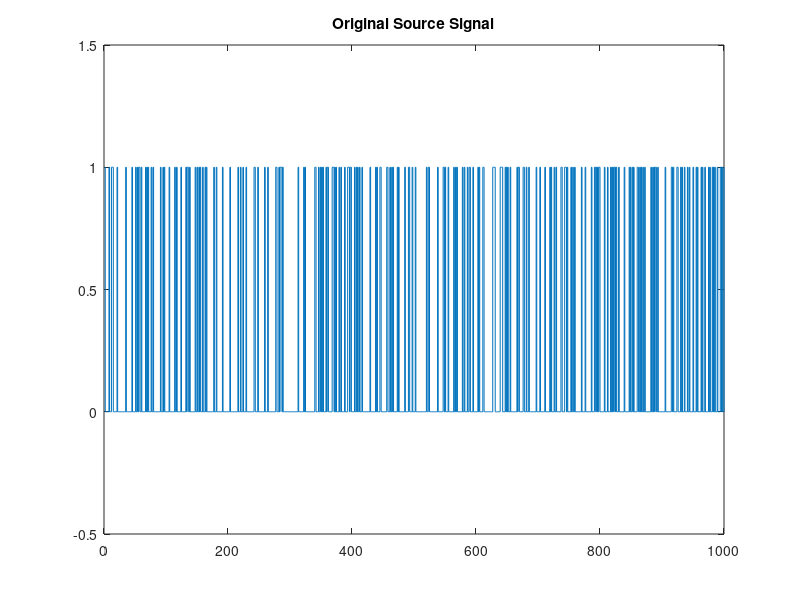
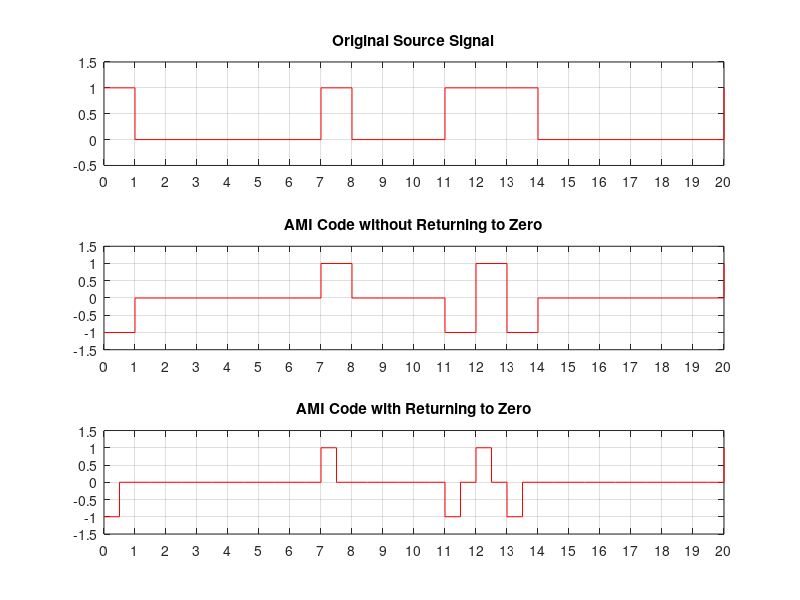
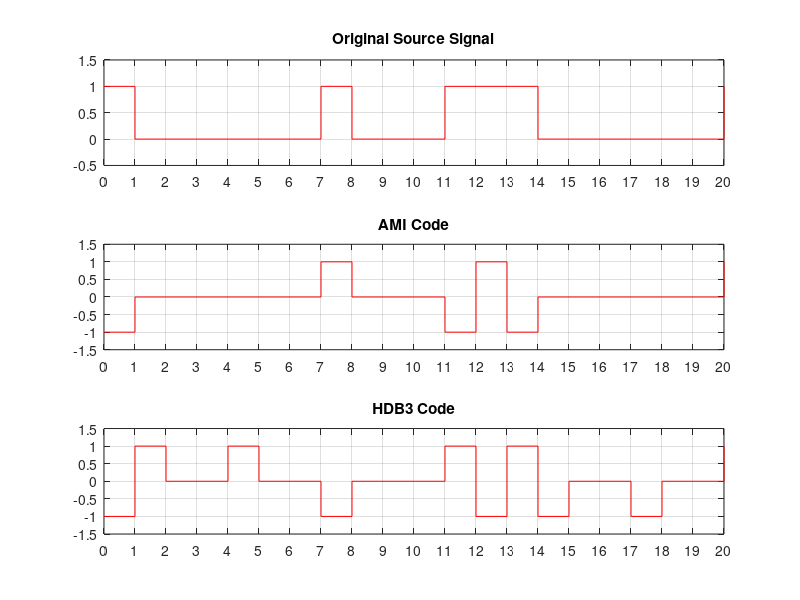
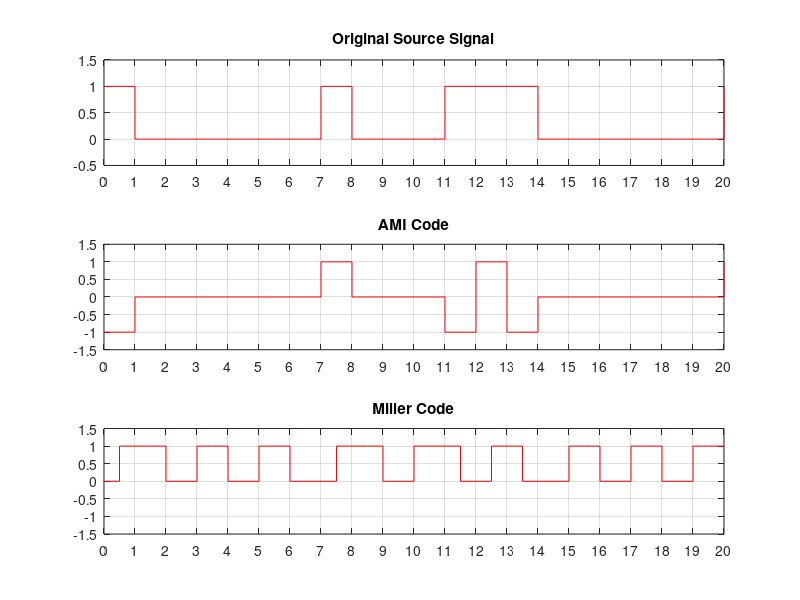

Write the MATLAB code that produced these figures, in order.
% Created by Huang Lu, Department of Electronic Engineering, Tsinghua University
% 2015/10/30, Friday, Beijing
% Code for Homework 3 of Communication and Network

% Generate the Source Signal
clear all; close all; clc;
p0 = 0.8;                       % Probability of 0
x0 = rand(1,1000);              % Uniform Distribution in [0,1]
x0(x0<p0) = 0;                  % Get the Source Signal
x0(x0>=p0) = 1;
figure(1); stairs(x0);          % Figure of the Original Signal
title('Original Source Signal')
set(gca,'Ylim', [-0.5, 1.5])

% AMI Code
c1 = [1, 0];
c2 = [0, 0];
c3 = [-1, 0];
AMI_code = zeros(1, 1000);    % AMI Code without Returning to 0
AMI_code0 = zeros(1, 2000);   % AMI Code with Returning to 0
f1 = x0(1);                 % Initial the fk, fk = fk-1 = x(0)    
for m = 1:1:1000
    f0 = f1;                    % Update fk-1
    f1 = ~(x0(m)==f0);          % Update fk
    if x0(m) == 0               % Get AMI Code
        AMI_code0(2*m-1:2*m) = c2;
        AMI_code(m) = 0;
    else
        if f1 == 1
            AMI_code0(2*m-1:2*m) = c1;
            AMI_code(m) = 1;
        else
            AMI_code0(2*m-1:2*m) = c3;
            AMI_code(m) = -1;
        end
    end
    
end
figure(2); 
subplot(3,1,1); stairs(x0(1:21),'r'); % Figure of the Original Signal
title('Original Source Signal')
set(gca,'Ylim', [-0.5, 1.5])
set(gca,'Xlim', [1, 21])
set(gca,'xtick',[1:1:21],'xticklabel',[0:1:20]) 
grid on;
subplot(3,1,2); stairs(AMI_code(1:21),'r'); % Figure of the AMI Code without Returning to 0
title('AMI Code without Returning to Zero')
set(gca,'Ylim', [-1.5, 1.5])
set(gca,'Xlim', [1, 21])
set(gca,'xtick',[1:1:21],'xticklabel',[0:1:20]) 
grid on;
subplot(3,1,3); stairs(AMI_code0(1:41),'r');% Figure of the AMI Code with Returning to 0
title('AMI Code with Returning to Zero')
set(gca,'Ylim', [-1.5, 1.5])
set(gca,'Xlim', [1, 41])
set(gca,'xtick',[1:2:41],'xticklabel',[0:1:20]) 
grid on;

% HDB3 Code
HDB3_code = AMI_code;
h1 = [1, 0, 0, 1];
h2 = [-1, 0, 0, -1];
for m = 1:997
    if HDB3_code(m+3) ~= 0
        for n = m+2:-1:1
            if HDB3_code(n) ~= 0
                flag = HDB3_code(n);
                if  HDB3_code(m+3) == flag
                    HDB3_code(m+3) = -flag;
                end
                break;
            end
        end
    end
    if HDB3_code(m:m+3) == [0, 0, 0, 0]
        if m == 1
            HDB3_code(m:m+3) = h1;
        else
            if HDB3_code(m-1) == 1
                HDB3_code(m:m+3) = h2;
            else 
                HDB3_code(m:m+3) = h1;
            end
        end
    end
end
figure(3);
subplot(3,1,1); stairs(x0(1:21),'r'); % Figure of the Original Signal
title('Original Source Signal')
set(gca,'Ylim', [-0.5, 1.5])
set(gca,'Xlim', [1, 21])
set(gca,'xtick',[1:1:21],'xticklabel',[0:1:20]) 
grid on;
subplot(3,1,2); stairs(AMI_code(1:21),'r'); % Figure of the AMI Code
title('AMI Code')
set(gca,'Ylim', [-1.5, 1.5])
set(gca,'Xlim', [1, 21])
set(gca,'xtick',[1:1:21],'xticklabel',[0:1:20]) 
grid on;
subplot(3,1,3); stairs(HDB3_code(1:21),'r');% Figure of the HDB3 Code
title('HDB3 Code')
set(gca,'Ylim', [-1.5, 1.5])
set(gca,'Xlim', [1, 21])
set(gca,'xtick',[1:1:21],'xticklabel',[0:1:20]) 
grid on;

% Miller Code
Miller_code = zeros(1, 2000);
m = 1;
while(m<=1000)
    if x0(m) == 1
        if m > 1
            if Miller_code(2*m-2) == 1;
                Miller_code(2*m-1:2*m) = [1, 0];
            else
                Miller_code(2*m-1:2*m) = [0, 1];
            end
        else
            Miller_code(2*m-1:2*m) = [0, 1];
        end
        m = m + 1;
    elseif (m < 1000) & (x0(m:m+1) == [0, 0])
        if m > 1
            if Miller_code(2*m-2) == x0(m-1)
                Miller_code(2*m-1:2*m+2) = [1, 1, 0, 0];
            else
                Miller_code(2*m-1:2*m+2) = [0, 0, 1, 1];
            end
        else
            Miller_code(2*m-1:2*m+2) = [0, 0, 1, 1];
        end
        m = m + 2;
    else
        if m > 1
            if Miller_code(2*m-2) ~= x0(m-1)
                Miller_code(2*m-1:2*m) = [0, 0];
            else
                Miller_code(2*m-1:2*m) = [1, 1];
            end
        else
            Miller_code(2*m-1:2*m) = [0, 0];
        end
        m = m + 1;
    end
end
figure(4);
subplot(3,1,1); stairs(x0(1:21),'r'); % Figure of the Original Signal
title('Original Source Signal')
set(gca,'Ylim', [-0.5, 1.5])
set(gca,'Xlim', [1, 21])
set(gca,'xtick',[1:1:21],'xticklabel',[0:1:20]) 
grid on;
subplot(3,1,2); stairs(AMI_code(1:21),'r'); % Figure of the AMI Code
title('AMI Code')
set(gca,'Ylim', [-1.5, 1.5])
set(gca,'Xlim', [1, 21])
set(gca,'xtick',[1:1:21],'xticklabel',[0:1:20]) 
grid on;
subplot(3,1,3); stairs(Miller_code(1:41),'r');% Figure of the Miller Code
title('Miller Code')
set(gca,'Ylim', [-1.5, 1.5])
set(gca,'Xlim', [1, 41])
set(gca,'xtick',[1:2:41],'xticklabel',[0:1:20]) 
grid on;

% Power Spectrum Density
figure(5)
X0 = fftshift(fft(x0));
subplot(2,2,1); plot(abs(X0))
title('Power Spectrum Density of Original Signal');
xlabel('Frequency(\omega)'), ylabel('Power Spectrum')
set(gca,'xtick',[0:250:1000],'xticklabel',{'-\pi', '-\pi/2', '0','\pi/2','\pi'}) 
X_AMI = fftshift(fft(AMI_code0));
subplot(2,2,2); plot(abs(X_AMI))
title('Power Spectrum Density of AMI Code with Returing Zero');
xlabel('Frequency(\omega)'), ylabel('Power Spectrum')
set(gca,'xtick',[0:500:2000],'xticklabel',{'-\pi', '-\pi/2', '0','\pi/2','\pi'})
X_HDB3 = fftshift(fft(HDB3_code));
subplot(2,2,3); plot(abs(X_HDB3))
title('Power Spectrum Density of HDB3 Code');
xlabel('Frequency(\omega)'), ylabel('Power Spectrum')
set(gca,'xtick',[0:250:1000],'xticklabel',{'-\pi', '-\pi/2', '0','\pi/2','\pi'}) 
X_Miller = fftshift(fft(Miller_code));
subplot(2,2,4); plot(abs(X_Miller))
title('Power Spectrum Density of Miller Code');
xlabel('Frequency(\omega)'), ylabel('Power Spectrum')
set(gca,'xtick',[0:500:2000],'xticklabel',{'-\pi', '-\pi/2', '0','\pi/2','\pi'}) 

clear all; 
